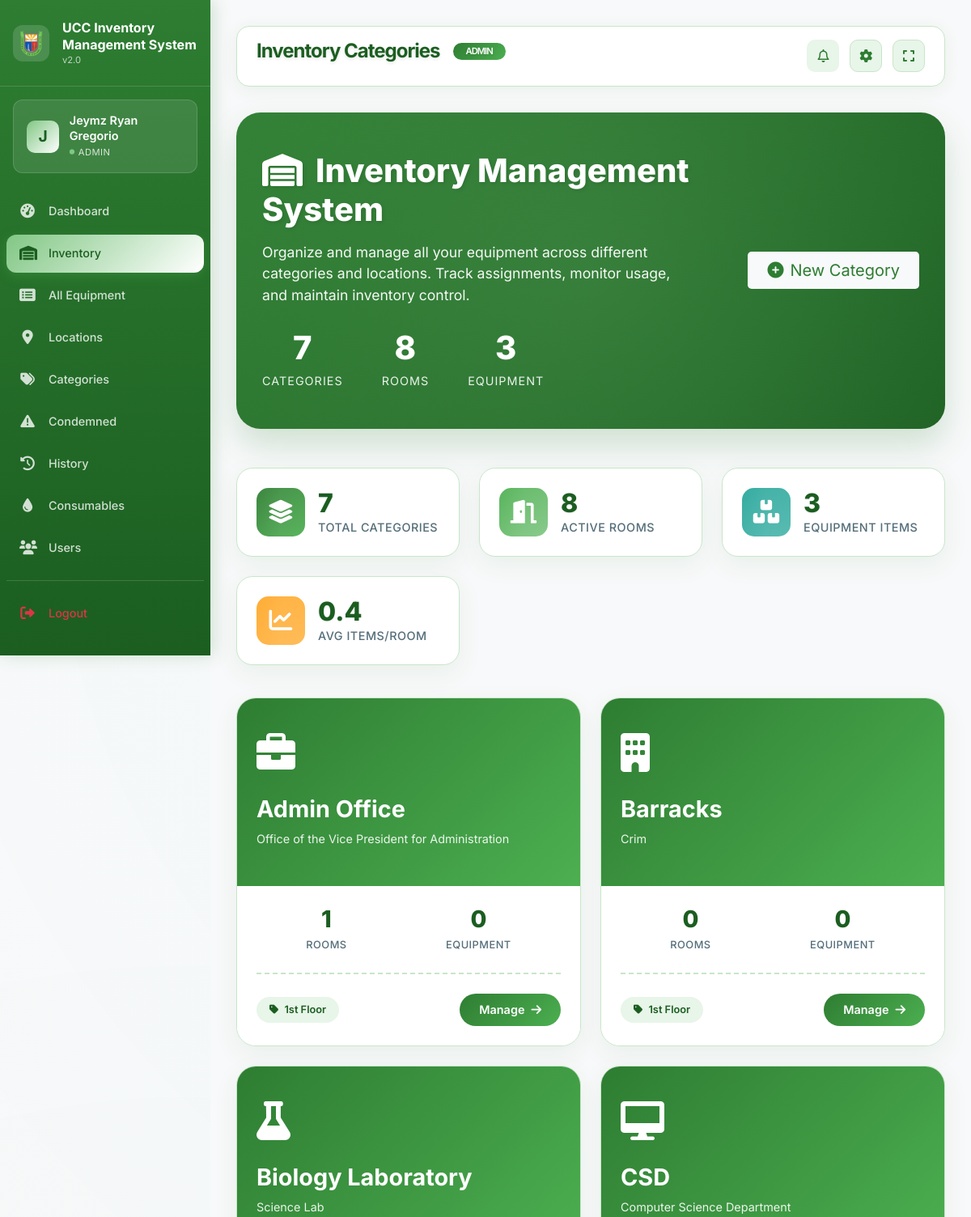
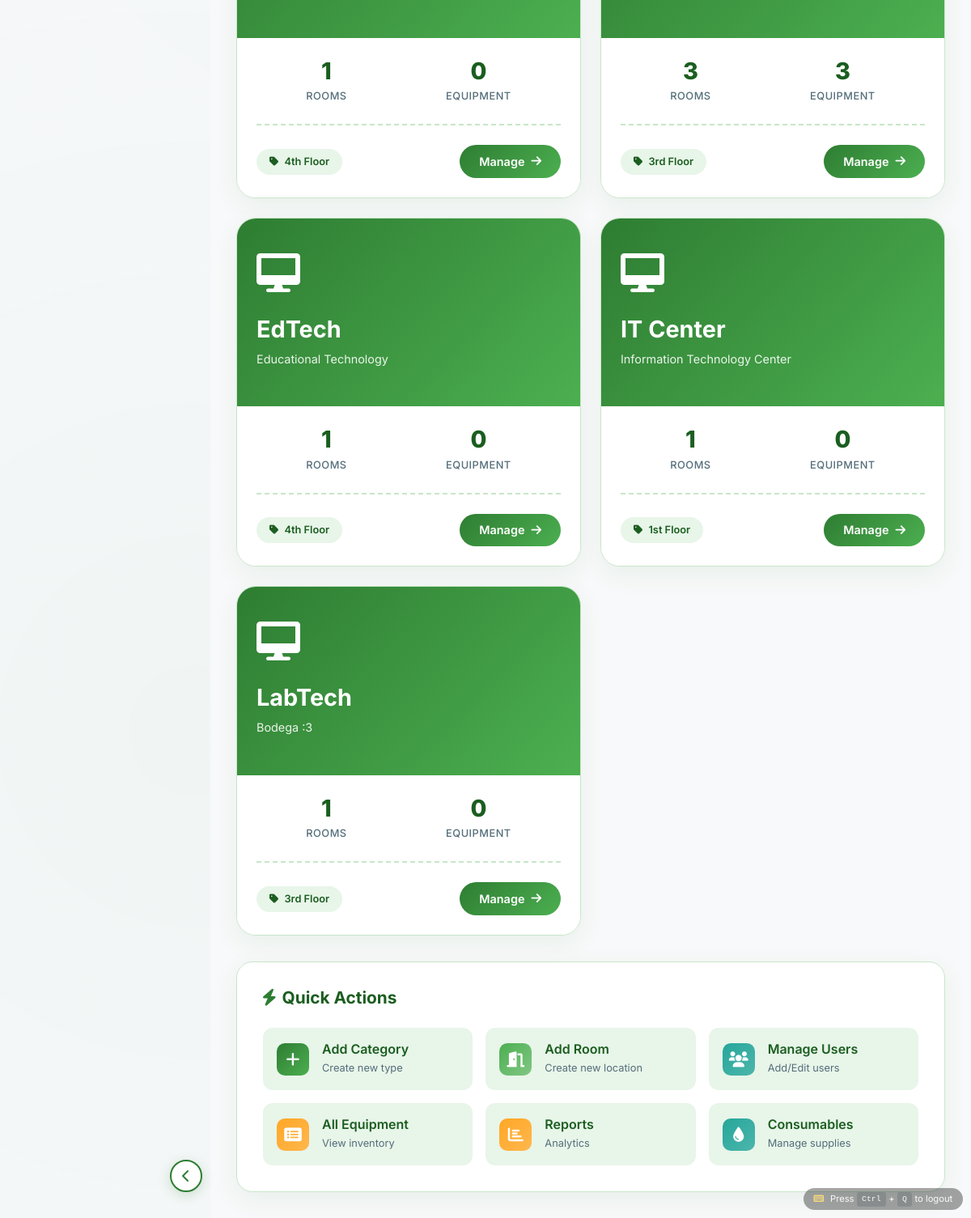
Screenshot of /admin/inventory_categories.php (signed in) with the database file from the repository (2 pictures, top to bottom).
### tables this page shows
CREATE TABLE `location_types` (
  `id` int(11) NOT NULL,
  `type_code` varchar(50) NOT NULL,
  `type_name` varchar(100) NOT NULL,
  `campus` varchar(100) DEFAULT 'Main Campus',
  `description` text DEFAULT NULL,
  `icon_class` varchar(50) DEFAULT 'fa-building',
  `color_primary` varchar(7) DEFAULT '#008543',
  `color_secondary` varchar(7) DEFAULT '#20c997',
  `equipment_label` varchar(50) DEFAULT 'Equipment',
  `manager_title` varchar(50) DEFAULT 'Manager',
  `is_active` tinyint(1) DEFAULT 1,
  `created_at` timestamp NOT NULL DEFAULT current_timestamp(),
  `updated_at` timestamp NOT NULL DEFAULT current_timestamp() ON UPDATE current_timestamp()
);

### admin/inventory_categories.php (the view, shortened to what this page needs)
<?php
$database = new Database();
$db = $database->getConnection();
$query = "SELECT lt.*,
          COUNT(DISTINCT l.id) as room_count,
          COALESCE(SUM(
              CASE
                  WHEN lt.type_code = 'computer_lab' THEN (SELECT COUNT(*) FROM computer_inventory WHERE location_id = l.id)
                  WHEN lt.type_code = 'kitchen' THEN (SELECT COUNT(*) FROM kitchen_equipment WHERE location_id = l.id)
                  WHEN lt.type_code = 'office' THEN (SELECT COUNT(*) FROM office_equipment WHERE location_id = l.id)
                  WHEN lt.type_code = 'regular_lab' THEN (SELECT COUNT(*) FROM lab_equipment WHERE location_id = l.id)
                  ELSE (SELECT COUNT(*) FROM general_equipment WHERE location_id = l.id)
              END
          ), 0) as total_equipment
          FROM location_types lt
          LEFT JOIN locations l ON lt.id = l.location_type_id OR lt.type_code = l.location_type
          WHERE lt.is_active = 1
          GROUP BY lt.id
          ORDER BY lt.type_name";
$stmt = $db->prepare($query);
$stmt->execute();
$location_types = $stmt->fetchAll(PDO::FETCH_ASSOC);
$total_rooms = array_sum(array_column($location_types, 'room_count'));
$total_equipment = array_sum(array_column($location_types, 'total_equipment'));
include '../includes/header.php';
?>
<div class="inventory-hero">
    <div class="hero-content">
        <div class="row align-items-center">
            <div class="col-lg-8">
                <h1 class="hero-title">
                    <i class="fas fa-warehouse me-3"></i>Inventory Management System
                </h1>
                <p class="hero-subtitle">
                    Organize and manage all your equipment across different categories and locations.
                    Track assignments, monitor usage, and maintain inventory control.
                </p>
                <div class="hero-stats">
                    <div class="hero-stat-item">
                        <span class="hero-stat-number"><?php echo count($location_types); ?></span>
                        <span class="hero-stat-label">Categories</span>
                    </div>
                    <div class="hero-stat-item">
                        <span class="hero-stat-number"><?php echo $total_rooms; ?></span>
                        <span class="hero-stat-label">Rooms</span>
                    </div>
                    <div class="hero-stat-item">
                        <span class="hero-stat-number"><?php echo $total_equipment; ?></span>
                        <span class="hero-stat-label">Equipment</span>
                    </div>
                </div>
            </div>
            <div class="col-lg-4 text-lg-end">
                <a href="location_types.php" class="btn btn-light btn-lg px-4" style="color: var(--ucc-green-primary); border: none;">
                    <i class="fas fa-plus-circle me-2"></i>New Category
                </a>
            </div>
        </div>
    </div>
</div>
<?php if (empty($location_types)): ?>
<div class="empty-state">
    <div class="empty-state-icon">
        <i class="fas fa-box-open"></i>
    </div>
    <h3>No Inventory Categories Found</h3>
    <p>Get started by creating your first inventory category. Categories help you organize different types of equipment and locations.</p>
    <a href="location_types.php" class="btn-create">
        <i class="fas fa-plus-circle me-2"></i>Create Your First Category
    </a>
</div>
<?php else: ?>
<div class="stats-grid">
    <div class="stat-card">
        <div class="stat-icon primary">
            <i class="fas fa-layer-group"></i>
        </div>
        <div class="stat-content">
            <h3><?php echo count($location_types); ?></h3>
            <p>Total Categories</p>
        </div>
    </div>
    <div class="stat-card">
        <div class="stat-icon success">
            <i class="fas fa-door-open"></i>
        </div>
        <div class="stat-content">
            <h3><?php echo $total_rooms; ?></h3>
            <p>Active Rooms</p>
        </div>
    </div>
    <div class="stat-card">
        <div class="stat-icon info">
            <i class="fas fa-boxes"></i>
        </div>
        <div class="stat-content">
            <h3><?php echo $total_equipment; ?></h3>
            <p>Equipment Items</p>
        </div>
    </div>
    <div class="stat-card">
        <div class="stat-icon warning">
            <i class="fas fa-chart-line"></i>
        </div>
        <div class="stat-content">
            <h3><?php echo round(($total_rooms > 0 ? ($total_equipment / $total_rooms) : 0), 1); ?></h3>
            <p>Avg Items/Room</p>
        </div>
    </div>
</div>
<div class="categories-grid">
    <?php foreach ($location_types as $type): ?>
    <div class="category-card" onclick="window.location.href='inventory_rooms.php?category_id=<?php echo $type['id']; ?>'">
        <div class="category-header">
            <div class="category-icon">
                <i class="fas <?php echo $type['icon_class']; ?>"></i>
            </div>
            <h3 class="category-title"><?php echo htmlspecialchars($type['type_name']); ?></h3>
            <p class="category-desc"><?php echo htmlspecialchars($type['description'] ?: 'No description'); ?></p>
        </div>
        <div class="category-body">
            <div class="category-stats">
                <div class="category-stat">
                    <span class="category-stat-value"><?php echo $type['room_count']; ?></span>
                    <span class="category-stat-label">Rooms</span>
                </div>
                <div class="category-stat">
                    <span class="category-stat-value"><?php echo $type['total_equipment']; ?></span>
                    <span class="category-stat-label">Equipment</span>
                </div>
            </div>
            <div class="category-footer">
                <span class="category-badge">
                    <i class="fas fa-tag me-1"></i>
                    <?php echo htmlspecialchars($type['type_code']); ?>
                </span>
                <span class="category-btn">
                    Manage <i class="fas fa-arrow-right"></i>
                </span>
            </div>
        </div>
    </div>
    <?php endforeach; ?>
</div>
<div class="quick-actions-panel">
    <h5 class="quick-actions-title">
        <i class="fas fa-bolt" style="color: var(--ucc-green-primary);"></i>
        Quick Actions
    </h5>
    <div class="quick-actions-grid">
        <a href="location_types.php" class="quick-action-item">
            <div class="quick-action-icon primary">
                <i class="fas fa-plus"></i>
            </div>
            <div class="quick-action-content">
                <h6>Add Category</h6>
                <small>Create new type</small>
            </div>
        </a>
        <a href="locations.php" class="quick-action-item">
            <div class="quick-action-icon success">
                <i class="fas fa-door-open"></i>
            </div>
            <div class="quick-action-content">
                <h6>Add Room</h6>
                <small>Create new location</small>
            </div>
        </a>
        <a href="users.php" class="quick-action-item">
            <div class="quick-action-icon info">
                <i class="fas fa-users"></i>
            </div>
            <div class="quick-action-content">
                <h6>Manage Users</h6>
                <small>Add/Edit users</small>
            </div>
        </a>
        <a href="all_equipment.php" class="quick-action-item">
            <div class="quick-action-icon warning">
                <i class="fas fa-list-alt"></i>
            </div>
            <div class="quick-action-content">
                <h6>All Equipment</h6>
                <small>View inventory</small>
            </div>
        </a>
        <a href="inventory_monitor.php" class="quick-action-item">
            <div class="quick-action-icon" style="background: linear-gradient(135deg, #FFA726 0%, #FFB74D 100%);">
                <i class="fas fa-chart-bar"></i>
            </div>
            <div class="quick-action-content">
                <h6>Reports</h6>
                <small>Analytics</small>
            </div>
        </a>
        <a href="consumables.php" class="quick-action-item">
            <div class="quick-action-icon" style="background: linear-gradient(135deg, #26A69A 0%, #4DB6AC 100%);">
                <i class="fas fa-tint"></i>
            </div>
            <div class="quick-action-content">
                <h6>Consumables</h6>
                <small>Manage supplies</small>
            </div>
        </a>
    </div>
</div>
<?php endif; ?>
<?php include '../includes/footer.php'; ?>

### rows the page displays
location_types: type_name "Admin Office", description "Office of the Vice President for Administration", room_count "1", total_equipment "0", type_code "1st Floor"
location_types: type_name "Barracks", description "Crim", room_count "0", total_equipment "0", type_code "1st Floor"
location_types: type_name "Biology Laboratory", description "Science Lab", room_count "1", total_equipment "0", type_code "4th Floor"
location_types: type_name "CSD", description "Computer Science Department", room_count "3", total_equipment "3", type_code "3rd Floor"
location_types: type_name "EdTech", description "Educational Technology", room_count "1", total_equipment "0", type_code "4th Floor"
location_types: type_name "IT Center", description "Information Technology Center", room_count "1", total_equipment "0", type_code "1st Floor"
location_types: type_name "LabTech", description "Bodega :3", room_count "1", total_equipment "0", type_code "3rd Floor"

### other values shown
substr($_SESSION['full_name'], 0, 1) "J"
$_SESSION['full_name'] "Jeymz Ryan Gregorio"
$_SESSION['role'] "ADMIN"
$page_title "Inventory Categories"
count($location_types) "7"
$total_rooms "8"
$total_equipment "3"
$total_rooms > 0 ? ($total_equipment / $total_rooms) : 0 "0.4"
